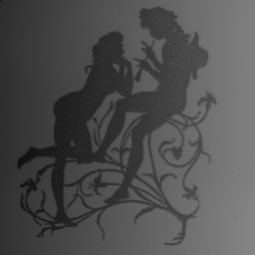
#> input picture images/AMOUR_AVEC_RAMPE.png, 255 x 255 px
$ jupyter execute ejercicioSintesisP.ipynb
#> lines starting #> are read from the running program, lines starting #| are printed output that depends on the picture; after the words box and inside, x2 and y2 are one past the last pixel; in counts of white or black regions, pixels touching at a corner belong together
[cell 1]
import cv2
import numpy as np
import matplotlib.pyplot as plt
from skimage.segmentation import flood

[cell 2]
amour = cv2.imread('images/AMOUR_AVEC_RAMPE.png')
#> amour is the input picture: shape (255, 255, 3); min 0, max 133, mean 79.1
plt.imshow(amour, cmap='gray')
plt.axis('off')

[cell 3]
amour = cv2.imread('images/AMOUR_AVEC_RAMPE.png', cv2.IMREAD_GRAYSCALE)
#> amour: shape (255, 255); min 0, max 133, mean 79.1
plt.imshow(amour, cmap='gray')
plt.axis('off')

[cell 4]
thres_value_ot, thres_image_ot = cv2.threshold(amour, 0, 255, cv2.THRESH_BINARY+cv2.THRESH_OTSU)
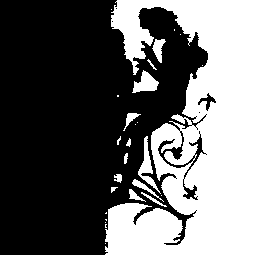
#> thres_image_ot: shape (255, 255); 39.3% white; 27 white regions (14 under 20 px), largest, box (x1, y1, x2, y2) and area: (105, 0, 255, 255) 24124, (138, 136, 161, 194) 360, (132, 70, 159, 93) 340
#> thres_value_ot = 84
plt.imshow(thres_image_ot, cmap='gray', vmin=0, vmax=255)

[cell 5]
from skimage.filters import threshold_local

ti = threshold_local(amour, block_size=251, method='mean', offset=10)
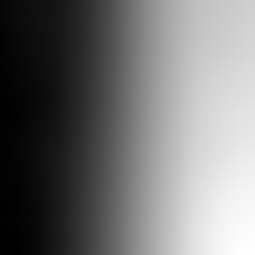
#> ti: shape (255, 255) float64; min 47.57, max 94.83, mean 69.1; drawn with min black and max white
binary_image = amour > ti
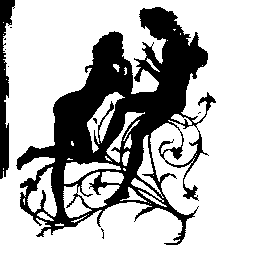
#> binary_image: shape (255, 255) bool; 71.7% white; 9 black regions (7 under 20 px), largest, box (x1, y1, x2, y2) and area: (16, 7, 216, 245) 17008, (0, 0, 15, 179) 1345
thresholded_image = (binary_image*255).astype('uint8')

plt.imshow(thresholded_image, cmap='gray', vmin=0, vmax=255)

[cell 6]
#Selección de la semilla
semilla_izq = (100, 150)  # Adjust based on your image

# Definición de la variación de intensidad permitida
tolerancia= 90

# Apply region growing using flood
mascara_izq = flood(thresholded_image, semilla_izq, tolerance=tolerancia)
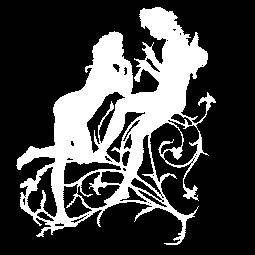
#> mascara_izq: shape (255, 255) bool; 26.2% white; 1 white region, box (x1, y1, x2, y2) and area: (16, 7, 216, 245) 17008


plt.imshow(mascara_izq, cmap='gray')
plt.axis("off")
